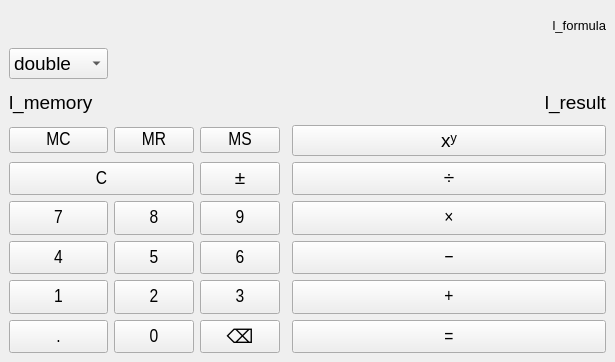
<?xml version="1.0" encoding="UTF-8"?>
<ui version="4.0">
 <class>MainWindow</class>
 <widget class="QMainWindow" name="MainWindow">
  <property name="geometry">
   <rect>
    <x>0</x>
    <y>0</y>
    <width>615</width>
    <height>362</height>
   </rect>
  </property>
  <property name="sizePolicy">
   <sizepolicy hsizetype="Preferred" vsizetype="Preferred">
    <horstretch>0</horstretch>
    <verstretch>0</verstretch>
   </sizepolicy>
  </property>
  <property name="font">
   <font>
    <pointsize>14</pointsize>
   </font>
  </property>
  <property name="windowTitle">
   <string>Калькулятор</string>
  </property>
  <widget class="QWidget" name="centralwidget">
   <layout class="QGridLayout" name="gridLayout" rowstretch="0,0,0,0,0,0,0,0,0,0,0" columnstretch="0,0,0,0,0,0">
    <item row="7" column="1">
     <widget class="QPushButton" name="tb_four">
      <property name="sizePolicy">
       <sizepolicy hsizetype="Preferred" vsizetype="Preferred">
        <horstretch>0</horstretch>
        <verstretch>0</verstretch>
       </sizepolicy>
      </property>
      <property name="minimumSize">
       <size>
        <width>0</width>
        <height>0</height>
       </size>
      </property>
      <property name="font">
       <font>
        <family>Arial Narrow</family>
        <pointsize>14</pointsize>
       </font>
      </property>
      <property name="text">
       <string>4</string>
      </property>
      <property name="shortcut">
       <string>4</string>
      </property>
     </widget>
    </item>
    <item row="7" column="5">
     <widget class="QPushButton" name="tb_substract">
      <property name="sizePolicy">
       <sizepolicy hsizetype="Preferred" vsizetype="Preferred">
        <horstretch>0</horstretch>
        <verstretch>0</verstretch>
       </sizepolicy>
      </property>
      <property name="minimumSize">
       <size>
        <width>0</width>
        <height>0</height>
       </size>
      </property>
      <property name="font">
       <font>
        <family>Arial Narrow</family>
        <pointsize>14</pointsize>
       </font>
      </property>
      <property name="text">
       <string>−</string>
      </property>
      <property name="shortcut">
       <string>-</string>
      </property>
     </widget>
    </item>
    <item row="10" column="5">
     <widget class="QPushButton" name="tb_equal">
      <property name="sizePolicy">
       <sizepolicy hsizetype="Preferred" vsizetype="Preferred">
        <horstretch>0</horstretch>
        <verstretch>0</verstretch>
       </sizepolicy>
      </property>
      <property name="minimumSize">
       <size>
        <width>0</width>
        <height>0</height>
       </size>
      </property>
      <property name="font">
       <font>
        <family>Arial Narrow</family>
        <pointsize>14</pointsize>
       </font>
      </property>
      <property name="text">
       <string>=</string>
      </property>
      <property name="shortcut">
       <string>Enter</string>
      </property>
     </widget>
    </item>
    <item row="9" column="3">
     <widget class="QPushButton" name="tb_three">
      <property name="sizePolicy">
       <sizepolicy hsizetype="Preferred" vsizetype="Preferred">
        <horstretch>0</horstretch>
        <verstretch>0</verstretch>
       </sizepolicy>
      </property>
      <property name="minimumSize">
       <size>
        <width>0</width>
        <height>0</height>
       </size>
      </property>
      <property name="font">
       <font>
        <family>Arial Narrow</family>
        <pointsize>14</pointsize>
       </font>
      </property>
      <property name="text">
       <string>3</string>
      </property>
      <property name="shortcut">
       <string>3</string>
      </property>
     </widget>
    </item>
    <item row="10" column="1">
     <widget class="QPushButton" name="tb_extra">
      <property name="sizePolicy">
       <sizepolicy hsizetype="Preferred" vsizetype="Preferred">
        <horstretch>0</horstretch>
        <verstretch>0</verstretch>
       </sizepolicy>
      </property>
      <property name="minimumSize">
       <size>
        <width>0</width>
        <height>0</height>
       </size>
      </property>
      <property name="font">
       <font>
        <family>Arial Narrow</family>
        <pointsize>14</pointsize>
       </font>
      </property>
      <property name="text">
       <string>.</string>
      </property>
     </widget>
    </item>
    <item row="10" column="2">
     <widget class="QPushButton" name="tb_zero">
      <property name="sizePolicy">
       <sizepolicy hsizetype="Preferred" vsizetype="Preferred">
        <horstretch>0</horstretch>
        <verstretch>0</verstretch>
       </sizepolicy>
      </property>
      <property name="minimumSize">
       <size>
        <width>0</width>
        <height>0</height>
       </size>
      </property>
      <property name="font">
       <font>
        <family>Arial Narrow</family>
        <pointsize>14</pointsize>
       </font>
      </property>
      <property name="text">
       <string>0</string>
      </property>
     </widget>
    </item>
    <item row="6" column="1">
     <widget class="QPushButton" name="tb_seven">
      <property name="sizePolicy">
       <sizepolicy hsizetype="Preferred" vsizetype="Preferred">
        <horstretch>0</horstretch>
        <verstretch>0</verstretch>
       </sizepolicy>
      </property>
      <property name="minimumSize">
       <size>
        <width>0</width>
        <height>0</height>
       </size>
      </property>
      <property name="font">
       <font>
        <family>Arial Narrow</family>
        <pointsize>14</pointsize>
       </font>
      </property>
      <property name="text">
       <string>7</string>
      </property>
      <property name="shortcut">
       <string>7</string>
      </property>
     </widget>
    </item>
    <item row="2" column="1" colspan="5">
     <layout class="QHBoxLayout" name="horizontalLayout" stretch="0,1">
      <item>
       <widget class="QLabel" name="l_memory">
        <property name="sizePolicy">
         <sizepolicy hsizetype="Preferred" vsizetype="Preferred">
          <horstretch>0</horstretch>
          <verstretch>0</verstretch>
         </sizepolicy>
        </property>
        <property name="font">
         <font>
          <pointsize>14</pointsize>
         </font>
        </property>
        <property name="text">
         <string>l_memory</string>
        </property>
       </widget>
      </item>
      <item>
       <widget class="QLabel" name="l_result">
        <property name="sizePolicy">
         <sizepolicy hsizetype="Preferred" vsizetype="Preferred">
          <horstretch>0</horstretch>
          <verstretch>0</verstretch>
         </sizepolicy>
        </property>
        <property name="font">
         <font>
          <pointsize>14</pointsize>
         </font>
        </property>
        <property name="text">
         <string>l_result</string>
        </property>
        <property name="alignment">
         <set>Qt::AlignmentFlag::AlignRight|Qt::AlignmentFlag::AlignTrailing|Qt::AlignmentFlag::AlignVCenter</set>
        </property>
       </widget>
      </item>
     </layout>
    </item>
    <item row="3" column="2">
     <widget class="QPushButton" name="tn_mr">
      <property name="minimumSize">
       <size>
        <width>0</width>
        <height>0</height>
       </size>
      </property>
      <property name="font">
       <font>
        <family>Arial Narrow</family>
        <pointsize>14</pointsize>
       </font>
      </property>
      <property name="text">
       <string>MR</string>
      </property>
     </widget>
    </item>
    <item row="0" column="1" colspan="5">
     <widget class="QLabel" name="l_formula">
      <property name="font">
       <font>
        <pointsize>10</pointsize>
       </font>
      </property>
      <property name="text">
       <string>l_formula</string>
      </property>
      <property name="alignment">
       <set>Qt::AlignmentFlag::AlignRight|Qt::AlignmentFlag::AlignTrailing|Qt::AlignmentFlag::AlignVCenter</set>
      </property>
     </widget>
    </item>
    <item row="7" column="2">
     <widget class="QPushButton" name="tb_five">
      <property name="sizePolicy">
       <sizepolicy hsizetype="Preferred" vsizetype="Preferred">
        <horstretch>0</horstretch>
        <verstretch>0</verstretch>
       </sizepolicy>
      </property>
      <property name="minimumSize">
       <size>
        <width>0</width>
        <height>0</height>
       </size>
      </property>
      <property name="font">
       <font>
        <family>Arial Narrow</family>
        <pointsize>14</pointsize>
       </font>
      </property>
      <property name="text">
       <string>5</string>
      </property>
      <property name="shortcut">
       <string>5</string>
      </property>
     </widget>
    </item>
    <item row="9" column="2">
     <widget class="QPushButton" name="tb_two">
      <property name="sizePolicy">
       <sizepolicy hsizetype="Preferred" vsizetype="Preferred">
        <horstretch>0</horstretch>
        <verstretch>0</verstretch>
       </sizepolicy>
      </property>
      <property name="minimumSize">
       <size>
        <width>0</width>
        <height>0</height>
       </size>
      </property>
      <property name="font">
       <font>
        <family>Arial Narrow</family>
        <pointsize>14</pointsize>
       </font>
      </property>
      <property name="text">
       <string>2</string>
      </property>
      <property name="shortcut">
       <string>2</string>
      </property>
     </widget>
    </item>
    <item row="6" column="3">
     <widget class="QPushButton" name="tb_nine">
      <property name="sizePolicy">
       <sizepolicy hsizetype="Preferred" vsizetype="Preferred">
        <horstretch>0</horstretch>
        <verstretch>0</verstretch>
       </sizepolicy>
      </property>
      <property name="minimumSize">
       <size>
        <width>0</width>
        <height>0</height>
       </size>
      </property>
      <property name="font">
       <font>
        <family>Arial Narrow</family>
        <pointsize>14</pointsize>
       </font>
      </property>
      <property name="text">
       <string>9</string>
      </property>
      <property name="shortcut">
       <string>9</string>
      </property>
     </widget>
    </item>
    <item row="3" column="1">
     <widget class="QPushButton" name="tb_mc">
      <property name="minimumSize">
       <size>
        <width>0</width>
        <height>0</height>
       </size>
      </property>
      <property name="font">
       <font>
        <family>Arial Narrow</family>
        <pointsize>14</pointsize>
       </font>
      </property>
      <property name="text">
       <string>MC</string>
      </property>
     </widget>
    </item>
    <item row="5" column="1" colspan="2">
     <widget class="QPushButton" name="tb_reset">
      <property name="sizePolicy">
       <sizepolicy hsizetype="Preferred" vsizetype="Preferred">
        <horstretch>0</horstretch>
        <verstretch>0</verstretch>
       </sizepolicy>
      </property>
      <property name="minimumSize">
       <size>
        <width>0</width>
        <height>0</height>
       </size>
      </property>
      <property name="font">
       <font>
        <family>Arial Narrow</family>
        <pointsize>14</pointsize>
       </font>
      </property>
      <property name="text">
       <string>C</string>
      </property>
      <property name="shortcut">
       <string>Esc</string>
      </property>
     </widget>
    </item>
    <item row="5" column="5">
     <widget class="QPushButton" name="tb_divide">
      <property name="sizePolicy">
       <sizepolicy hsizetype="Preferred" vsizetype="Preferred">
        <horstretch>0</horstretch>
        <verstretch>0</verstretch>
       </sizepolicy>
      </property>
      <property name="minimumSize">
       <size>
        <width>0</width>
        <height>0</height>
       </size>
      </property>
      <property name="font">
       <font>
        <family>Arial Narrow</family>
        <pointsize>14</pointsize>
       </font>
      </property>
      <property name="text">
       <string>÷</string>
      </property>
      <property name="shortcut">
       <string>/</string>
      </property>
     </widget>
    </item>
    <item row="9" column="5">
     <widget class="QPushButton" name="tb_add">
      <property name="sizePolicy">
       <sizepolicy hsizetype="Preferred" vsizetype="Preferred">
        <horstretch>0</horstretch>
        <verstretch>0</verstretch>
       </sizepolicy>
      </property>
      <property name="minimumSize">
       <size>
        <width>0</width>
        <height>0</height>
       </size>
      </property>
      <property name="font">
       <font>
        <family>Arial Narrow</family>
        <pointsize>14</pointsize>
       </font>
      </property>
      <property name="text">
       <string>+</string>
      </property>
      <property name="shortcut">
       <string>+</string>
      </property>
     </widget>
    </item>
    <item row="10" column="3">
     <widget class="QPushButton" name="tb_backspace">
      <property name="sizePolicy">
       <sizepolicy hsizetype="Preferred" vsizetype="Preferred">
        <horstretch>0</horstretch>
        <verstretch>0</verstretch>
       </sizepolicy>
      </property>
      <property name="text">
       <string>⌫</string>
      </property>
     </widget>
    </item>
    <item row="6" column="5">
     <widget class="QPushButton" name="tb_multiplicate">
      <property name="sizePolicy">
       <sizepolicy hsizetype="Expanding" vsizetype="Preferred">
        <horstretch>0</horstretch>
        <verstretch>0</verstretch>
       </sizepolicy>
      </property>
      <property name="minimumSize">
       <size>
        <width>0</width>
        <height>0</height>
       </size>
      </property>
      <property name="font">
       <font>
        <family>Arial Narrow</family>
        <pointsize>14</pointsize>
       </font>
      </property>
      <property name="text">
       <string>×</string>
      </property>
      <property name="shortcut">
       <string>*</string>
      </property>
     </widget>
    </item>
    <item row="9" column="1">
     <widget class="QPushButton" name="tb_one">
      <property name="sizePolicy">
       <sizepolicy hsizetype="Preferred" vsizetype="Preferred">
        <horstretch>0</horstretch>
        <verstretch>0</verstretch>
       </sizepolicy>
      </property>
      <property name="minimumSize">
       <size>
        <width>0</width>
        <height>0</height>
       </size>
      </property>
      <property name="font">
       <font>
        <family>Arial Narrow</family>
        <pointsize>14</pointsize>
       </font>
      </property>
      <property name="text">
       <string>1</string>
      </property>
      <property name="shortcut">
       <string>1</string>
      </property>
     </widget>
    </item>
    <item row="5" column="3">
     <widget class="QPushButton" name="tb_negate">
      <property name="sizePolicy">
       <sizepolicy hsizetype="Preferred" vsizetype="Preferred">
        <horstretch>0</horstretch>
        <verstretch>0</verstretch>
       </sizepolicy>
      </property>
      <property name="minimumSize">
       <size>
        <width>0</width>
        <height>0</height>
       </size>
      </property>
      <property name="font">
       <font>
        <family>Arial Narrow</family>
        <pointsize>14</pointsize>
       </font>
      </property>
      <property name="text">
       <string>±</string>
      </property>
     </widget>
    </item>
    <item row="3" column="5">
     <widget class="QPushButton" name="tb_power">
      <property name="text">
       <string>xʸ</string>
      </property>
     </widget>
    </item>
    <item row="6" column="2">
     <widget class="QPushButton" name="tb_eight">
      <property name="sizePolicy">
       <sizepolicy hsizetype="Preferred" vsizetype="Preferred">
        <horstretch>0</horstretch>
        <verstretch>0</verstretch>
       </sizepolicy>
      </property>
      <property name="minimumSize">
       <size>
        <width>0</width>
        <height>0</height>
       </size>
      </property>
      <property name="font">
       <font>
        <family>Arial Narrow</family>
        <pointsize>14</pointsize>
       </font>
      </property>
      <property name="text">
       <string>8</string>
      </property>
      <property name="shortcut">
       <string>8</string>
      </property>
     </widget>
    </item>
    <item row="3" column="3">
     <widget class="QPushButton" name="tb_ms">
      <property name="minimumSize">
       <size>
        <width>0</width>
        <height>0</height>
       </size>
      </property>
      <property name="font">
       <font>
        <family>Arial Narrow</family>
        <pointsize>14</pointsize>
       </font>
      </property>
      <property name="text">
       <string>MS</string>
      </property>
     </widget>
    </item>
    <item row="7" column="3">
     <widget class="QPushButton" name="tb_six">
      <property name="sizePolicy">
       <sizepolicy hsizetype="Preferred" vsizetype="Preferred">
        <horstretch>0</horstretch>
        <verstretch>0</verstretch>
       </sizepolicy>
      </property>
      <property name="minimumSize">
       <size>
        <width>0</width>
        <height>0</height>
       </size>
      </property>
      <property name="font">
       <font>
        <family>Arial Narrow</family>
        <pointsize>14</pointsize>
       </font>
      </property>
      <property name="text">
       <string>6</string>
      </property>
      <property name="shortcut">
       <string>6</string>
      </property>
     </widget>
    </item>
    <item row="1" column="1">
    <widget class="QComboBox" name="cmb_controller">
     <item><property name="text"><string>double</string></property></item>
     <item><property name="text"><string>float</string></property></item>
     <item><property name="text"><string>uint8_t</string></property></item>
     <item><property name="text"><string>int</string></property></item>
     <item><property name="text"><string>int64_t</string></property></item>
     <item><property name="text"><string>size_t</string></property></item>
     <item><property name="text"><string>Rational</string></property></item>
    </widget>
    </item>
   </layout>
  </widget>
 </widget>
 <resources/>
 <connections/>
</ui>
